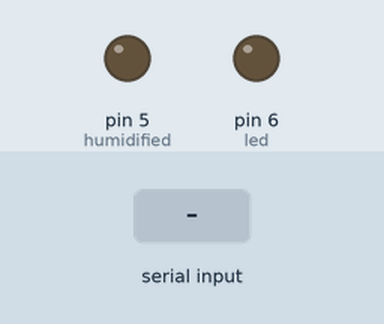
This sketch was run on a simulated Arduino Uno, built with avr-gcc and run on an emulated ATmega328P. On the bench: output pins drawn as LEDs (lit = HIGH). Inputs (shaded band) come from the test bench.

Above: at 1.2 s.
1.3 s: "1" received over Serial
At 2.1 s:
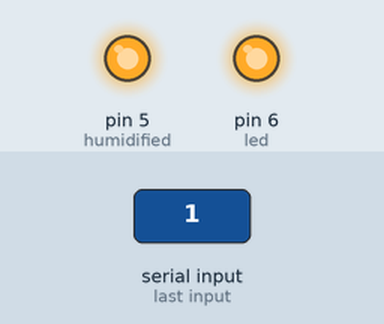
2.8 s: "0" received over Serial
At 3.2 s:
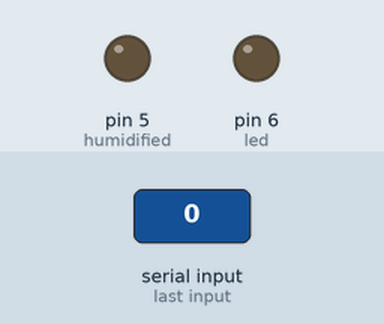
Timing chart, 0 to 5.8 s (numbered marks = the images above; inputs shaded):
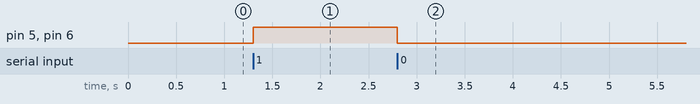

The sketch:

temi_humidifier.ino
```cpp
int humidifier = '0';
int humidified = 5;
int led = 6;
int trig = 12;
int echo = 13;
int time_flag=0;

void setup() {
  pinMode(humidified, OUTPUT);
  pinMode(led, OUTPUT);
  Serial.begin(9600);
}

void loop() {
  if(Serial.available())
    humidifier = Serial.read();

  if (humidifier == '1') {
    digitalWrite(humidified, HIGH);
    digitalWrite(led, HIGH);
  }
  else {
    digitalWrite(humidified, LOW);
    digitalWrite(led, LOW);
  }
}
```

Measured:
- after the input at 1.3 s, pin 5 (humidified), pin 6 (led): LOW → HIGH at once
- after the input at 2.8 s, pin 5 (humidified), pin 6 (led): HIGH → LOW at once
